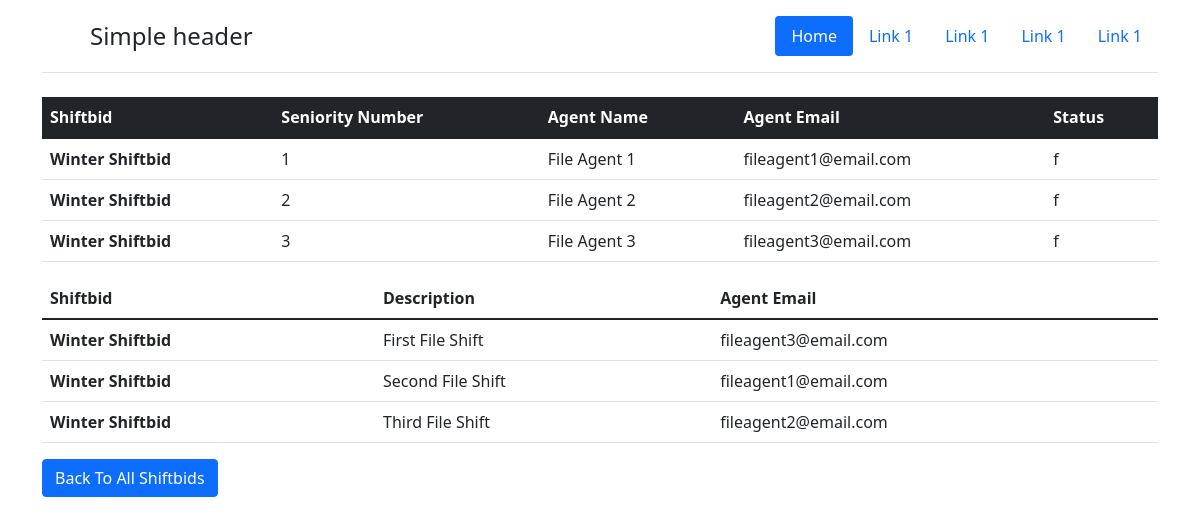
Page /sb/display/31 on the committed database.
### shiftbid/models.py (models this page shows, shortened)
class Seniority(models.Model):
    SENIORITYSTATUS = (
        ('c','created'),
        ('s','sent'),
        ('f','finished')
    )
    seniority_number = models.PositiveIntegerField()
    agent_name = models.CharField(max_length=50)
    agent_email = models.EmailField()
    seniority_status = models.CharField(max_length=1,choices = SENIORITYSTATUS, default='c')
    shiftbid = models.ForeignKey(Shiftbid, on_delete=models.CASCADE)

class Shiftbid(models.Model):
    SHIFTSTATUS = (
        ('c','created'),
        ('s','started'),
        ('e','stopped')
    )
    shiftbid_name = models.CharField(max_length=30)
    date_created = models.DateTimeField(auto_now_add=True)
    shift_status = models.CharField(max_length=1,choices=SHIFTSTATUS, default='c')
    class Meta:
        ordering = ['-date_created']

class Shift(models.Model):
    shift_description = models.CharField(max_length= 100)
    agent_email = models.EmailField(null=True)
    shiftbid = models.ForeignKey(Shiftbid, on_delete=models.CASCADE)

### shiftbid/views.py (the view)
# urls.py: path('display/<int:pk>',ShiftbidDisplayView.as_view(), name='shiftbid_display'),
class ShiftbidDisplayView(View):
    model1 = Shiftbid
    model2 = Seniority
    model3 = Shift
    def get(self,request,*args,**kwargs):
        sb = self.model1.objects.get(pk = kwargs['pk'])
        shifts = self.model3.objects.filter(shiftbid = sb)
        seniorities = self.model2.objects.filter(shiftbid = sb)
        context = {
            "shifts": shifts,
            "seniorities": seniorities
        }
        return render(request,'shiftbid/shiftbid_display.html',context=context)

### templates/shiftbid/shiftbid_display.html (shortened to what this page needs)
{% extends '../_base.html' %}
{% block content %}
<table class="table">
    <thead class="table-dark">
        <tr>
            <th scope="col">Shiftbid</th>
            <th scope="col">Seniority Number</th>
            <th scope="col">Agent Name</th>
            <th scope="col">Agent Email</th>
            <th scope="col">Status</th>
        </tr>
    </thead>
    <tbody>
        {% for seniority in seniorities %}
        <tr>
            <th scope="row">{{seniority.shiftbid.shiftbid_name}}</th>
            <td>{{seniority.seniority_number}}</td>
            <td>{{seniority.agent_name}}</td>
            <td>{{seniority.agent_email}}</td>
            <td>{{seniority.seniority_status}}</td>
        </tr>
        {% endfor %}
    </tbody>
</table>
<table class="table">
    <thead class="thead-light">
        <tr>
            <th scope="col">Shiftbid</th>
            <th scope="col">Description</th>
            <th scope="col">Agent Email</th>
        </tr>
    </thead>
    <tbody>
        {% for shift in shifts %}
        <tr>
            <th scope="row">{{shift.shiftbid.shiftbid_name}}</th>
            <td>{{shift.shift_description}}</td>
            <td>{{shift.agent_email}}</td>
        </tr>
        {% endfor %}
    </tbody>
</table>
<a href="{% url 'shiftbid_index' %}" class="btn btn-primary">Back To All Shiftbids</a>
{% endblock content %}

### rows in the picture
Seniority: shiftbid.shiftbid_name "Winter Shiftbid", seniority_number "1", agent_name "File Agent 1", agent_email "fileagent1@email.com", seniority_status "f"
Seniority: shiftbid.shiftbid_name "Winter Shiftbid", seniority_number "2", agent_name "File Agent 2", agent_email "fileagent2@email.com", seniority_status "f"
Seniority: shiftbid.shiftbid_name "Winter Shiftbid", seniority_number "3", agent_name "File Agent 3", agent_email "fileagent3@email.com", seniority_status "f"
Shift: shiftbid.shiftbid_name "Winter Shiftbid", shift_description "First File Shift", agent_email "fileagent3@email.com"
Shift: shiftbid.shiftbid_name "Winter Shiftbid", shift_description "Second File Shift", agent_email "fileagent1@email.com"
Shift: shiftbid.shiftbid_name "Winter Shiftbid", shift_description "Third File Shift", agent_email "fileagent2@email.com"
